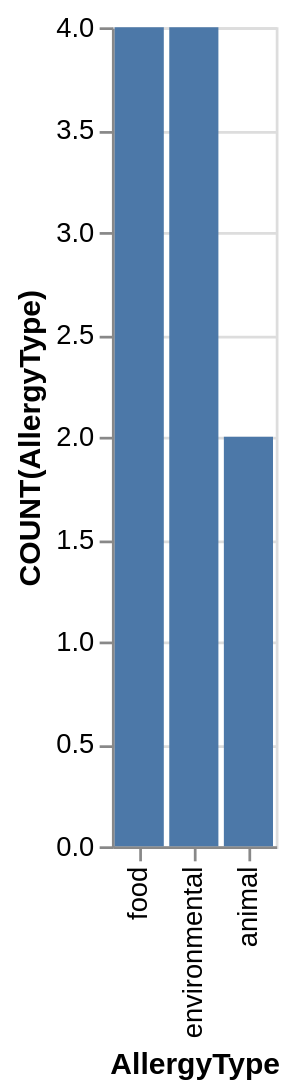

Source (Vega-Lite JSON):
### Vega-Lite specification from a JSON file in a GitHub repository (floating-point values rounded to 4 significant figures)
{"data": {"values": [{"x_data": "animal", "y_data": 2}, {"x_data": "environmental", "y_data": 4}, {"x_data": "food", "y_data": 4}]}, "mark": "bar", "encoding": {"x": {"field": "x_data", "type": "nominal", "title": "AllergyType", "sort": "descending"}, "y": {"field": "y_data", "type": "quantitative", "title": "COUNT(AllergyType)"}}}
